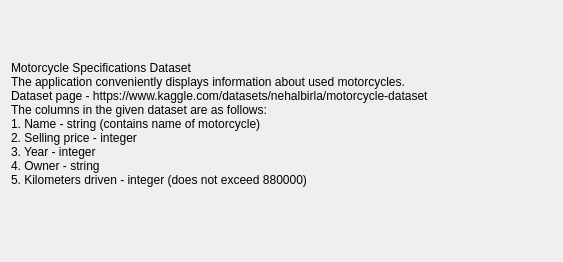
<?xml version="1.0" encoding="UTF-8"?>
<ui version="4.0">
 <class>aboutform</class>
 <widget class="QDialog" name="aboutform">
  <property name="geometry">
   <rect>
    <x>0</x>
    <y>0</y>
    <width>563</width>
    <height>262</height>
   </rect>
  </property>
  <property name="windowTitle">
   <string>Dialog</string>
  </property>
  <layout class="QHBoxLayout" name="horizontalLayout">
   <item>
    <widget class="QLabel" name="label">
     <property name="text">
      <string>Motorcycle Specifications Dataset
The application conveniently displays information about used motorcycles.
Dataset page - https://www.kaggle.com/datasets/nehalbirla/motorcycle-dataset
The columns in the given dataset are as follows:
1. Name - string (contains name of motorcycle)
2. Selling price - integer
3. Year - integer
4. Owner - string
5. Kilometers driven - integer (does not exceed 880000)
</string>
     </property>
    </widget>
   </item>
  </layout>
 </widget>
 <resources/>
 <connections/>
</ui>
